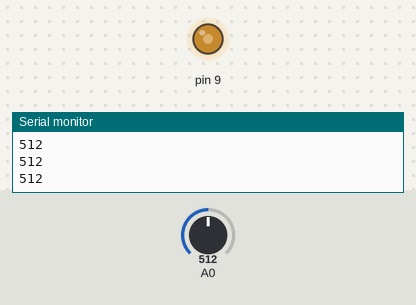
Recording of a sketch running on a simulated Arduino Uno, built with avr-gcc and run on an emulated ATmega328P. Shown: output pins drawn as LEDs (lit = HIGH), the last lines printed to the serial monitor. Inputs (shaded band) come from the test bench; at power-on: A0 = 512.

Above: at 1.2 s.
1.3 s: A0 set to 716
At 2.4 s:
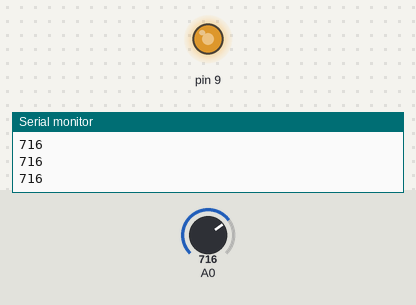
2.8 s: A0 set to 900
At 3.9 s:
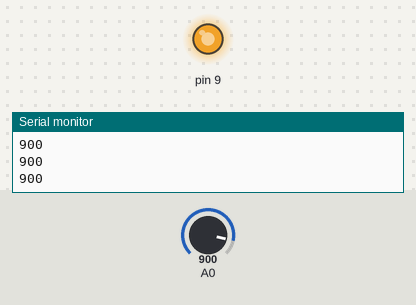
4.3 s: A0 set to 122
At 5.4 s:
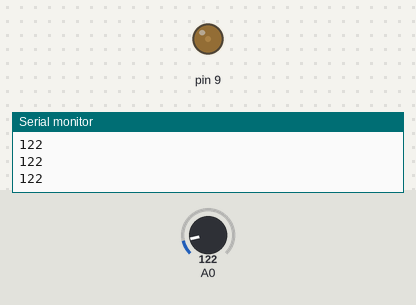
5.8 s: A0 set to 0
At 6.9 s:
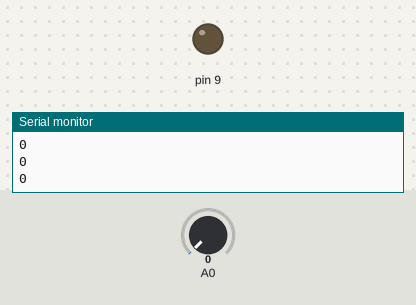
7.3 s: A0 set to 511
At 8.4 s:
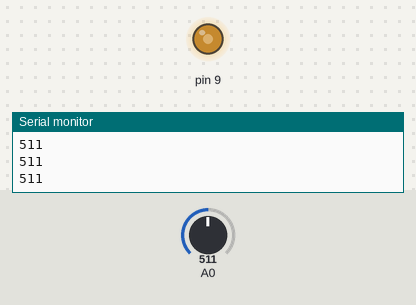
Timing chart, 0 to 9.8 s (numbered marks = the images above; inputs shaded):
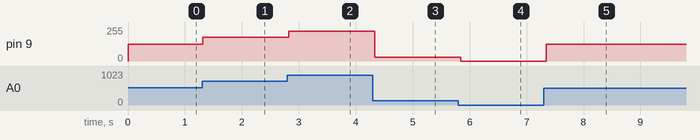

The sketch:

test_pwm.ino
```cpp
int pot_val;
int led_val;

void setup() {
  // put your setup code here, to run once:
  Serial.begin(9600);
  pinMode(9,OUTPUT);


}

void loop() {
  // put your main code here, to run repeatedly:
  pot_val = analogRead(A0);
  Serial.println(pot_val);
  led_val = map(pot_val,0,1023,0,255);
  analogWrite(9,led_val);
  delay(50);

}
```

Measured:
- after the input at 1.3 s, pin 9: 127/255 → 178/255 at once
- after the input at 2.8 s, pin 9: 178/255 → 224/255 at once
- after the input at 4.3 s, pin 9: 224/255 → 30/255 at once
- after the input at 5.8 s, pin 9: 30/255 → 0/255 at once
- after the input at 7.3 s, pin 9: 0/255 → 127/255 after 0.05 s
